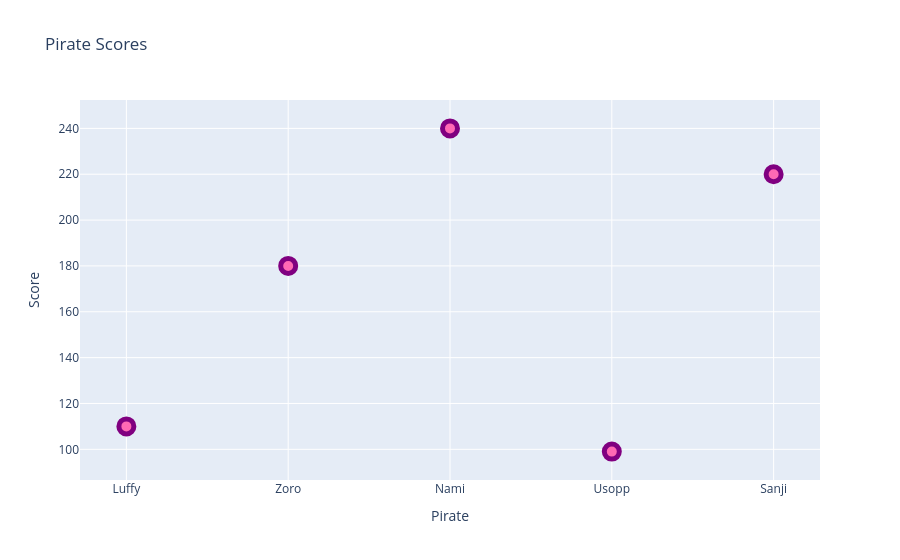

Write notebook code for a chart like this one.
### Code cell
# more variations
graph = go.Figure()
graph.add_trace(go.Scatter(x = x1, y = y1, mode = 'markers',
                marker = dict(size = 15, color = 'hotpink',
                              opacity = 1,
                              line = dict(width = 5, color = 'purple'))))

graph.update_layout(title = 'Pirate Scores',
                    xaxis_title = 'Pirate',
                    yaxis_title = 'Score')

### Figure 1 — Plotly figure (JSON) as saved in the notebook; plotly's stock layout.template omitted (floating-point values rounded to 4 significant figures)
{"data": [{"marker": {"color": "hotpink", "line": {"color": "purple", "width": 5}, "opacity": 1, "size": 15}, "mode": "markers", "type": "scatter", "x": ["Luffy", "Zoro", "Nami", "Usopp", "Sanji"], "y": [110, 180, 240, 99, 220]}], "layout": {"title": {"text": "Pirate Scores"}, "xaxis": {"title": {"text": "Pirate"}}, "yaxis": {"title": {"text": "Score"}}}}
